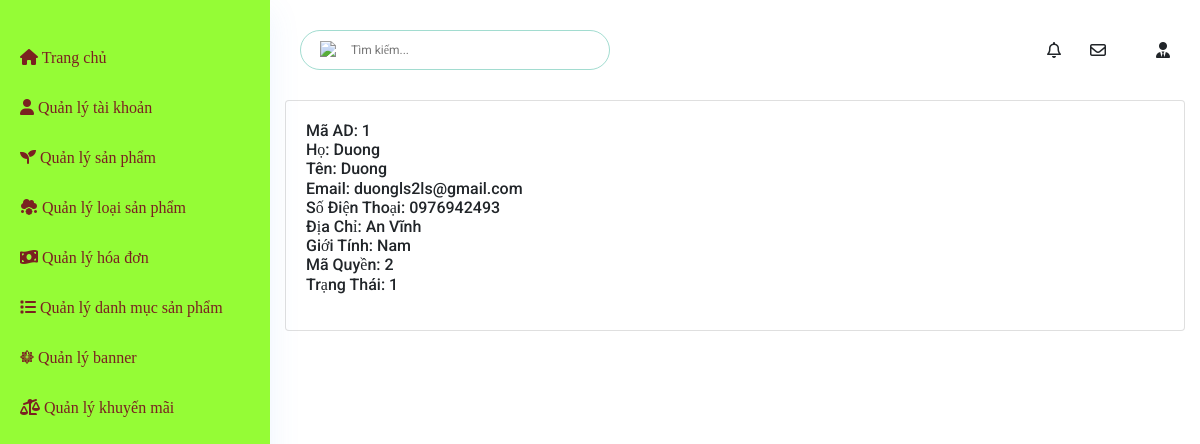
The page /Admin/index.php?mod=nguoidung&act=detail&id=1 on the database its author committed.
### tables this page shows
CREATE TABLE `nguoidung` (
  `MaND` int(11) NOT NULL,
  `Ho` varchar(20) NOT NULL,
  `Ten` varchar(20) NOT NULL,
  `GioiTinh` varchar(10) NOT NULL,
  `SDT` varchar(20) DEFAULT NULL,
  `Email` varchar(50) NOT NULL,
  `DiaChi` varchar(200) NOT NULL,
  `TaiKhoan` varchar(100) NOT NULL,
  `MatKhau` varchar(100) NOT NULL,
  `MaQuyen` int(11) NOT NULL,
  `TrangThai` int(11) NOT NULL
);

### Admin/Controllers/UserController.php (called while the page is built, shortened)
<?php
class NguoiDungController
{
    var $nguoidung_model;
    public function __construct()
    {
        $this->nguoidung_model = new nguoidung();
    }
    public function detail()
    {
        $id = isset($_GET['id']) ? $_GET['id'] : 1;
        $data = $this->nguoidung_model->find($id);
        require_once("./Views/indexAD.php");
    }
}

### Admin/Models/connection.php (called while the page is built, shortened)
<?php
    class connection{
        function __construct()
        {
            $severname ="localhost";
            $username ="root";
            $password ="";
            $db_name ="webfood";
            $this->conn = new mysqli($severname,$username,$password,$db_name);
        }
    }
?>

### Admin/Models/model.php (called while the page is built, shortened)
<?php
require_once("connection.php");
class Model
{
    var $conn;
    var $table;
    var $contens;
    function __construct()
    {
        $conn_obj = new Connection();
        $this->conn = $conn_obj->conn;
    }
   function find($id)
    {
        $query = "select * from $this->table where $this->contens =$id";
        return $this->conn->query($query)->fetch_assoc();
    }
}
?>

### Admin/Views/user/detail.php (the view)
<table class="table table-bordered" id="dataTable" width="100%" cellspacing="0">
    <h2>Mã AD: <?=$data['MaND']?></h2>
    <h2>Họ: <?=$data['Ho'] ?></h2>
    <h2>Tên: <?=$data['Ten']?></h2>
    <h2>Email: <?=$data['Email'] ?></h2>
    <h2>Số Điện Thoại: <?=$data['SDT'] ?></h2>
    <h2>Địa Chỉ: <?=$data['DiaChi']?></h2>
    <h2>Giới Tính: <?=$data['GioiTinh'] ?></h2>
    <h2>Mã Quyền: <?=$data['MaQuyen'] ?></h2>
    <h2>Trạng Thái: <?=$data['TrangThai'] ?></h2>
</table>

### Admin/Public/css/style.css (style rules this page uses)
:root { --cl-green: #4eb92d; --cl-red: #ed1b36; --cl-orange: #f1975f; --cl-text: #686868; --cl-title: #1e1e1e; }
body { width: 100%; height: 100%; box-sizing: border-box; overflow-x: hidden; font-family: 'Roboto', 'sans-serif'; }
html { font-size: 62.5%; line-height: 1.6; }

### rows shown on the page
nguoidung: MaND "1", Ho "Duong", Ten "Duong", Email "duongls2ls@gmail.com", SDT "0976942493", DiaChi "An Vĩnh", GioiTinh "Nam", MaQuyen "2", TrangThai "1"
